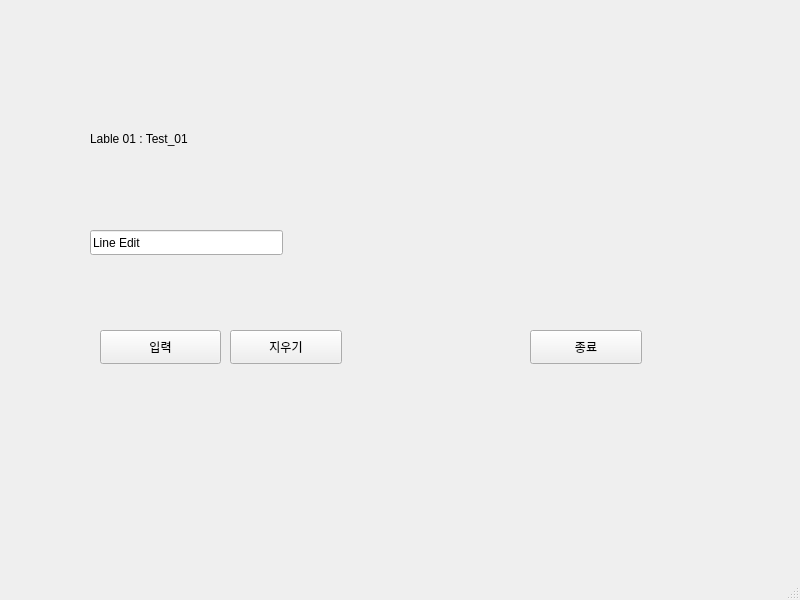
<?xml version="1.0" encoding="UTF-8"?>
<ui version="4.0">
 <class>MainWindow</class>
 <widget class="QMainWindow" name="MainWindow">
  <property name="geometry">
   <rect>
    <x>0</x>
    <y>0</y>
    <width>800</width>
    <height>600</height>
   </rect>
  </property>
  <property name="windowTitle">
   <string>MainWindow</string>
  </property>
  <widget class="QWidget" name="centralwidget">
   <widget class="QLabel" name="label">
    <property name="geometry">
     <rect>
      <x>90</x>
      <y>130</y>
      <width>193</width>
      <height>18</height>
     </rect>
    </property>
    <property name="text">
     <string>Lable 01 : Test_01</string>
    </property>
   </widget>
   <widget class="QLineEdit" name="lineEdit">
    <property name="geometry">
     <rect>
      <x>90</x>
      <y>230</y>
      <width>193</width>
      <height>25</height>
     </rect>
    </property>
    <property name="text">
     <string>Line Edit</string>
    </property>
   </widget>
   <widget class="QPushButton" name="pushButton">
    <property name="geometry">
     <rect>
      <x>100</x>
      <y>330</y>
      <width>121</width>
      <height>34</height>
     </rect>
    </property>
    <property name="text">
     <string>입력</string>
    </property>
   </widget>
   <widget class="QPushButton" name="pushButton_2">
    <property name="geometry">
     <rect>
      <x>230</x>
      <y>330</y>
      <width>112</width>
      <height>34</height>
     </rect>
    </property>
    <property name="text">
     <string>지우기</string>
    </property>
   </widget>
   <widget class="QPushButton" name="pushButton_3">
    <property name="geometry">
     <rect>
      <x>530</x>
      <y>330</y>
      <width>112</width>
      <height>34</height>
     </rect>
    </property>
    <property name="text">
     <string>종료</string>
    </property>
   </widget>
  </widget>
  <widget class="QMenuBar" name="menubar">
   <property name="geometry">
    <rect>
     <x>0</x>
     <y>0</y>
     <width>800</width>
     <height>30</height>
    </rect>
   </property>
  </widget>
  <widget class="QStatusBar" name="statusbar"/>
 </widget>
 <resources/>
 <connections/>
</ui>
